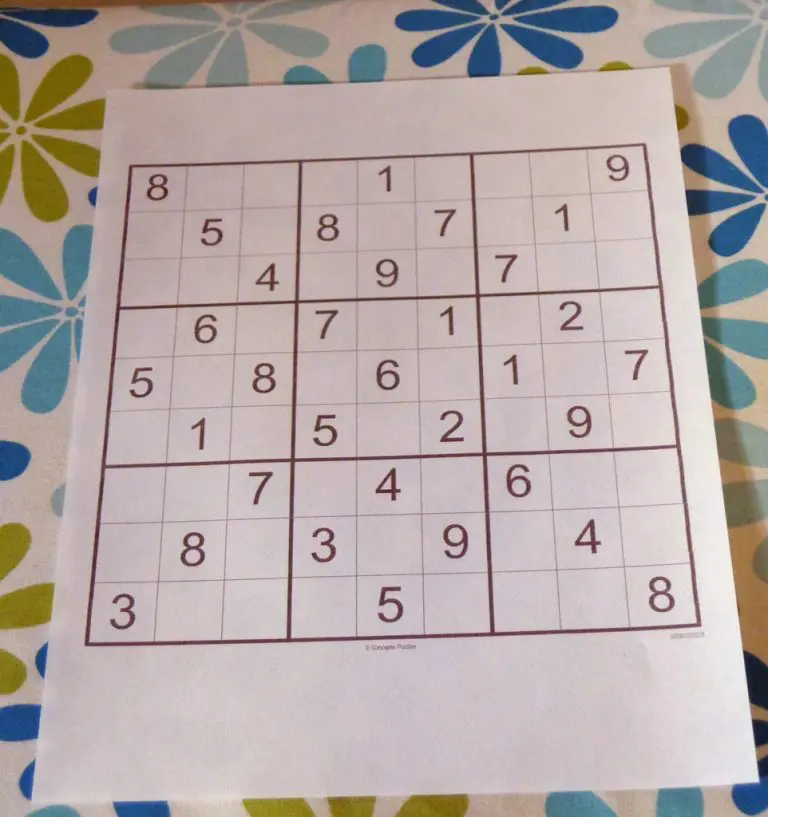
#> input picture test.png, 804 x 817 px
$ jupyter execute 'Sudoku Puzzle Extractor.ipynb'
#> lines starting #> are read from the running program, lines starting #| are printed output that depends on the picture; after the words box and inside, x2 and y2 are one past the last pixel; in counts of white or black regions, pixels touching at a corner belong together
# Sudoku Puzzle Extractor

The idea is to extract all the squares from a sudoku puzzle and then feed it into a CNN that recognize handwritten digit. All my previous attempts using pure deep learning failed miserably due to complicated output and lack of dataset. So, I turned to google and found that this task can be done more effortlessly using OpenCV.

My approach is based off [this comment](https://stackoverflow.com/questions/59182827/how-to-get-the-cells-of-a-sudoku-grid-with-opencv/59184973#59184973) from a StackOverflow post with my own modification for it to perform better.

**Steps**

1. Localize the sudoku puzzle
2. Remove all the digits
3. Repair the gridlines
4. Find all the squares

*This is my second time writing this notebook, funny thing happened, I accidentally deleted my notebook and it's irrevocable :). A great reminder that I should always use git even its for notebooks*

## Package

[cell 1]
import numpy as np
import cv2
import matplotlib.pyplot as plt

## Step 0: Get an image with sudoku puzzle

An ideal image should have the following characteristic:
- No overlapping of numbers and gridlines
- Clear

[cell 2]
im = cv2.imread('./test.png')
#> im is the input picture: shape (817, 804, 3); mean B, G, R 171.4, 173, 183.8

plt.imshow(im)

We will also prepare a binary version of the same image for extracting contours in the later steps. This can be done through [thersholding](https://docs.opencv.org/4.x/d7/d4d/tutorial_py_thresholding.html) or [canny edge detection](https://docs.opencv.org/3.4/da/d22/tutorial_py_canny.html).

Contours to be extracted is based off the color white. In our case, we need to make sure the digits and the gridlines are in white.

[cell 3]
# Convert to gray scale
imgray = cv2.cvtColor(im, cv2.COLOR_BGR2GRAY)
# Apply adaptive threshoding
thresh = cv2.adaptiveThreshold(imgray,255,cv2.ADAPTIVE_THRESH_GAUSSIAN_C, cv2.THRESH_BINARY_INV,57,5)
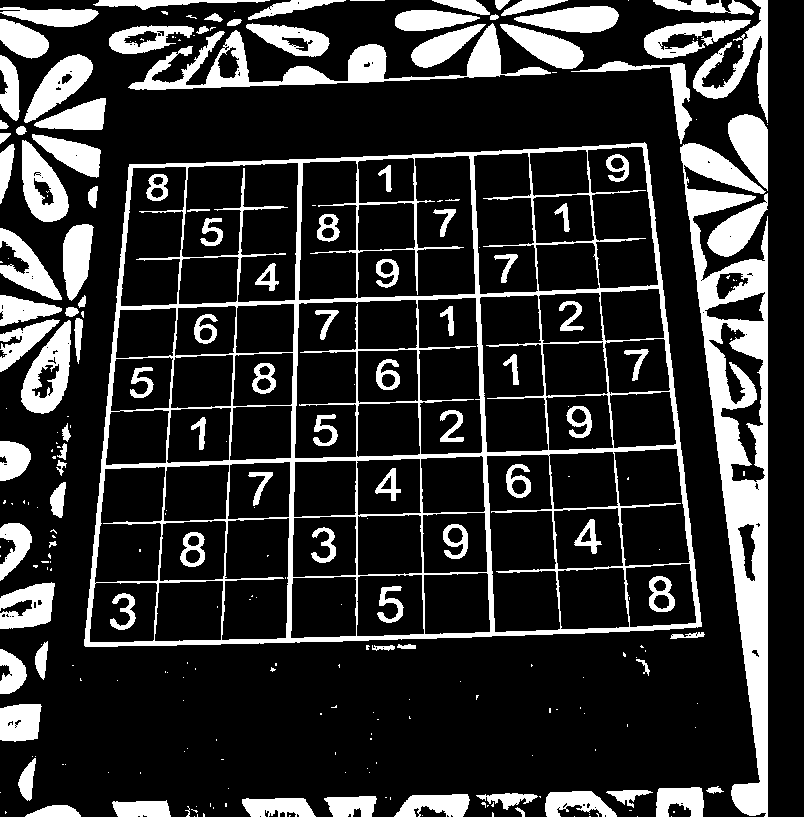
#> thresh: shape (817, 804); 19.4% white; 270 white regions (162 under 20 px)

# _, thresh = cv2.threshold(imgray, 128, 255, cv2.THRESH_BINARY_INV)

plt.imshow(thresh, cmap='gray')

## Step 1: Localize the sudoku puzzle

Notice that there are noises outside the sudoku puzzle, so to avoid picking up these noises, we can lozalize the puzzle for a better effect on the extraction of digits later.

We can localize the sudoku puzzle by finding the largest contour. The motivation for this comes from the fact that the sudoku puzzle in the target image has the largest area in most cases.

More about contours can be found [here](https://docs.opencv.org/3.4/d4/d73/tutorial_py_contours_begin.html).

[cell 4]
# Find all contours
cnts, _ = cv2.findContours(thresh, cv2.RETR_EXTERNAL, cv2.CHAIN_APPROX_SIMPLE)
#> cnts = 198 contours, 128 with area under 20; largest, box (x1, y1, x2, y2) and area: (84, 142, 702, 647) 274174, (680, 143, 768, 817) 25086, (128, 23, 551, 90) 6377, (21, 320, 71, 414) 2760, (22, 140, 69, 222) 2352
# Find the contour with the max area
cnt = max(cnts, key=cv2.contourArea)
#> cnt = contour of 317 points, box (x1, y1, x2, y2) (84, 142, 702, 647), area 274174

# Displaying the found contour
im_copy = np.copy(im)
cv2.drawContours(im_copy, [cnt], -1, (0, 255, 0), -1)
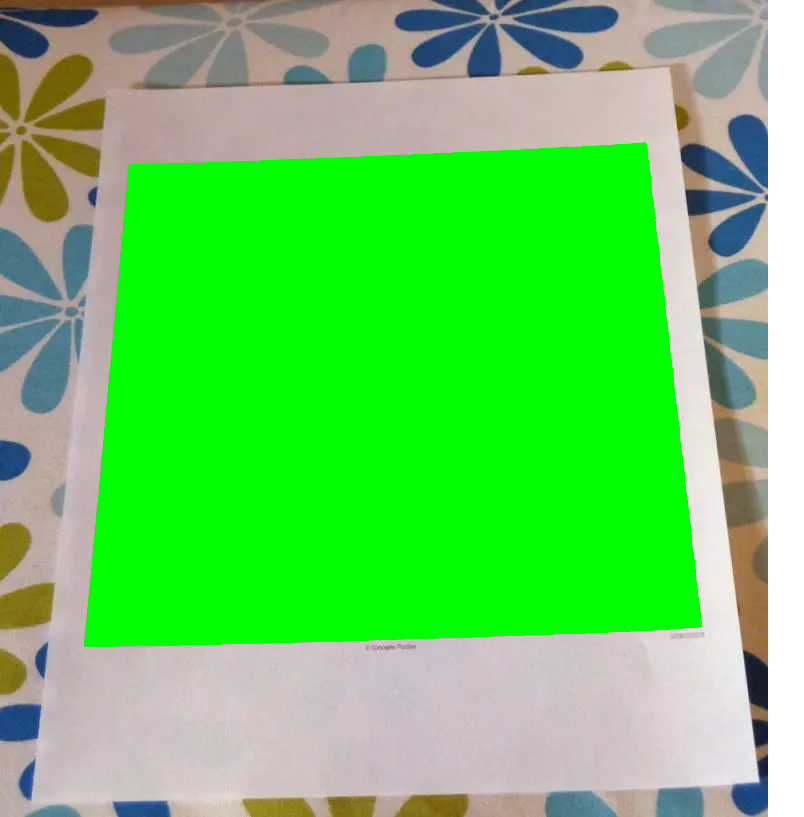
#> im_copy: shape (817, 804, 3); mean B, G, R 96.8, 205.8, 102.8
plt.imshow(im_copy)

The sudoku puzzle is localized, now we find the smallest rectangle (bounding rectangle) that contains the sudoku puzzle and then crop it.

The size of the cropped images are also standardized to 600x600.

[cell 5]
# Find bounding rectangle
x, y, w, h = cv2.boundingRect(cnt)
#> x = 84; y = 142; w = 618; h = 505

im = im[y:y+h, x:x+w, :]
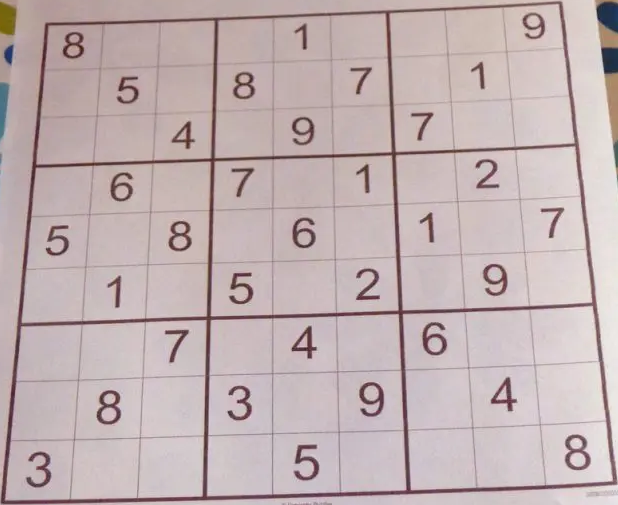
#> im: shape (505, 618, 3); mean B, G, R 178.2, 177.3, 193.5
im = cv2.resize(im, (600, 600), interpolation = cv2.INTER_AREA)
#> im: shape (600, 600, 3)
thresh = thresh[y:y+h, x:x+w]
#> thresh: shape (505, 618); 14.3% white; 71 white regions (27 under 20 px)
thresh = cv2.resize(thresh, (600, 600), interpolation = cv2.INTER_AREA)
#> thresh: shape (600, 600)

plt.imshow(thresh, cmap='gray')

Additionally, we will save a mask for the sudoku puzzle for one of the later stpes.

[cell 6]
# Find all contours
cnts, _ = cv2.findContours(thresh, cv2.RETR_EXTERNAL, cv2.CHAIN_APPROX_SIMPLE)
#> cnts = 11 contours, 3 with area under 20; largest, box (x1, y1, x2, y2) and area: (0, 0, 600, 600) 317570, (578, 0, 600, 216) 1835, (0, 2, 17, 43) 529, (0, 97, 10, 166) 367, (3, 52, 14, 79) 195, (568, 582, 600, 591) 171, (303, 596, 323, 600) 43, (279, 597, 302, 600) 28
# Find the contour with the max area
cnt = max(cnts, key=cv2.contourArea)
#> cnt = contour of 305 points, box (x1, y1, x2, y2) (0, 0, 600, 600), area 317570

# Create mask
mask = np.zeros_like(thresh, dtype=np.uint8)
cv2.drawContours(mask, [cnt], -1, (255, 255, 255), -1)
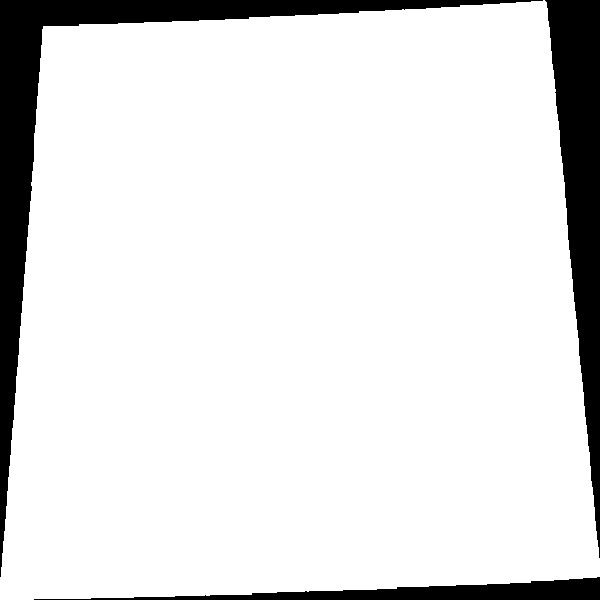
#> mask: shape (600, 600); 88.5% white; 3 black regions
plt.imshow(mask, cmap='gray')

## Step 2: Remove all the digits

The purpose of this step is to allow us to extract the squares in the sudoku puzzle more easily.

The digit are also found through contours. For all the contours we found, we mark all contours that has area < 1000 as the digits. And then, we "remove" it.

[cell 7]
# Find all contours
cnts, _ = cv2.findContours(thresh, cv2.RETR_TREE, cv2.CHAIN_APPROX_SIMPLE)
#> cnts = 145 contours, 20 with area under 20; largest, box (x1, y1, x2, y2) and area: (0, 0, 600, 600) 317570, (95, 24, 208, 191) 13840, (204, 190, 266, 376) 10380, (384, 181, 451, 369) 10212, (378, 13, 441, 181) 8650
# Filter to get the digit contours
cnts = [i for i in cnts if cv2.contourArea(i) < 1000]
#> cnts = 80 contours, 20 with area under 20; largest, box (x1, y1, x2, y2) and area: (548, 515, 574, 559) 878, (93, 463, 118, 505) 792, (348, 453, 373, 496) 722, (409, 382, 434, 423) 700, (467, 313, 494, 352) 686

# "Remove" the digit contours
cv2.drawContours(thresh, cnts, -1, (0, 0, 0), -1)
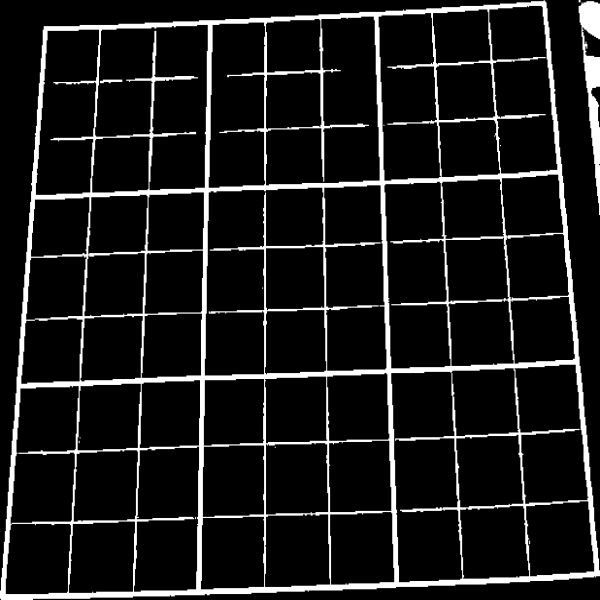
#> thresh: shape (600, 600); min 0, max 255, mean 26.6
plt.imshow(thresh, cmap='gray')

## Step 3: Repair the gridlines

Looking at the output from the previous step, it's clear that some of the gridlines are not connected properly and this will obviously be an issue for us when we want to extract the square. So, we need to repair it.

This is done through [morphological transformation](https://docs.opencv.org/4.x/d9/d61/tutorial_py_morphological_ops.html).

The number of iterations in both morphological transformation needs to be fine-tuned for some situations.

[cell 8]
vertical_kernel = cv2.getStructuringElement(cv2.MORPH_RECT, (1,5))
thresh = cv2.morphologyEx(thresh, cv2.MORPH_CLOSE, vertical_kernel, iterations=12)
horizontal_kernel = cv2.getStructuringElement(cv2.MORPH_RECT, (5,1))
thresh = cv2.morphologyEx(thresh, cv2.MORPH_CLOSE, horizontal_kernel, iterations=12)

plt.imshow(thresh, cmap='gray')

## Step 4: Find all the squares

Now that we have a somewhat looking good gridlines, we can extract the squares now. Since contour is found based off the color white, we will invert the binary image so that each square is in white and all squares get recognized as a contour.

But before that, notice that there are also some noises outside the sudoku grid on the side. Let's use the mask we created earlier to deal with this.

We will make everything outside the sudoku puzzle white so that when we invert the binary image only square is white.

[cell 9]
mask = 255 - mask
#> mask: shape (600, 600); 11.5% white; 3 white regions
thresh = cv2.bitwise_or(thresh,mask)
plt.imshow(thresh, cmap='gray')

Since contour is found based off the color white, we will invert the binary image so that each square is in white and all squares get recognized as a contour.

[cell 10]
thresh = 255 - thresh
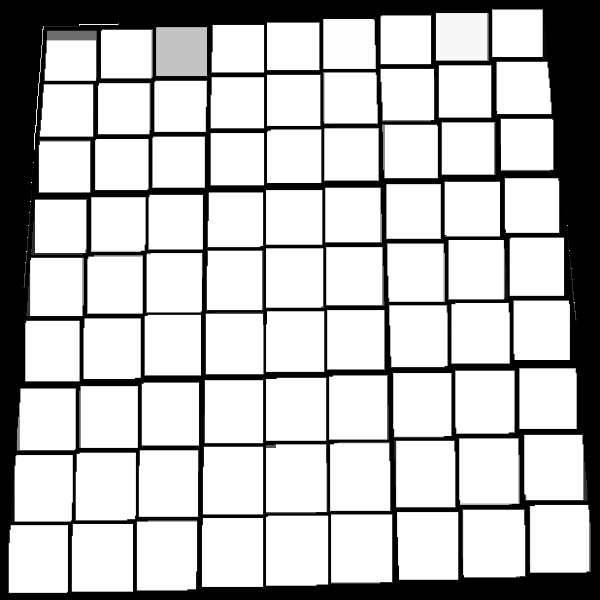
#> thresh: shape (600, 600); min 0, max 255, mean 186.9
plt.imshow(thresh, cmap='gray')

[cell 11]
cnts, _ = cv2.findContours(thresh, cv2.RETR_TREE, cv2.CHAIN_APPROX_SIMPLE)
#> cnts = 86 contours, 5 with area under 20; largest, box (x1, y1, x2, y2) and area: (266, 515, 329, 586) 4328, (462, 509, 526, 578) 4242, (136, 520, 198, 591) 4232, (201, 518, 264, 587) 4210, (71, 523, 134, 592) 4204
# To filter out the noises
cnts = [i for i in cnts if cv2.contourArea(i) > 100]
#> cnts = 81 contours; largest, box (x1, y1, x2, y2) and area: (266, 515, 329, 586) 4328, (462, 509, 526, 578) 4242, (136, 520, 198, 591) 4232, (201, 518, 264, 587) 4210, (71, 523, 134, 592) 4204
im_copy = np.copy(im)
cv2.drawContours(im_copy, cnts, -1, (0, 255, 0), -1)
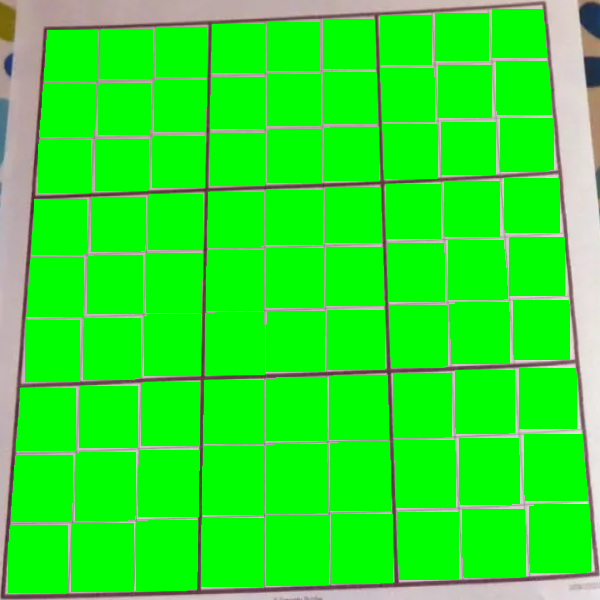
#> im_copy: shape (600, 600, 3); mean B, G, R 37.3, 232.4, 41.4
plt.imshow(im_copy)

Now we have located each squares. We need to know the location of each square, we will do that by using a sorting contour utility function.

We will first sort from top to bottom and then left to right.

[cell 12]
def sort_contours(cnts, method="left-to-right"):
	# initialize the reverse flag and sort index
#> called with method = 'top-to-bottom'
	reverse = False
	i = 0
	# handle if we need to sort in reverse
	if method == "right-to-left" or method == "bottom-to-top":
		reverse = True
	# handle if we are sorting against the y-coordinate rather than
	# the x-coordinate of the bounding box
	if method == "top-to-bottom" or method == "bottom-to-top":
		i = 1
	# construct the list of bounding boxes and sort them from top to
	# bottom
	boundingBoxes = [cv2.boundingRect(c) for c in cnts]
#> boundingBoxes = 81 items, first 6: (8, 525, 60, 68), (71, 523, 63, 69), (136, 520, 62, 71), (201, 518, 63, 69), (266, 515, 63, 71), (331, 514, 62, 70)
	(cnts, boundingBoxes) = zip(*sorted(zip(cnts, boundingBoxes),
		key=lambda b:b[1][i], reverse=reverse))
#> boundingBoxes = 81 items, first 6: (492, 9, 55, 49), (435, 13, 54, 48), (380, 15, 52, 50), (323, 19, 53, 50), (267, 22, 53, 49), (211, 24, 54, 49)
	# return the list of sorted contours and bounding boxes
	return (cnts, boundingBoxes)

cnts, _ = sort_contours(cnts, 'top-to-bottom')

sudoku = []
for i in range(9):
    row, _ = sort_contours(cnts[i*9: (i+1)*9])
    sudoku.append(row)
#> after the loop, sudoku = 9 items

fig, axes = plt.subplots(9, 1, figsize=(50, 50))

for i in range(9):
    im_copy = np.copy(im)
    cv2.drawContours(im_copy, sudoku[i], -1, (0, 255, 0), -1)
    axes[i].imshow(im_copy)
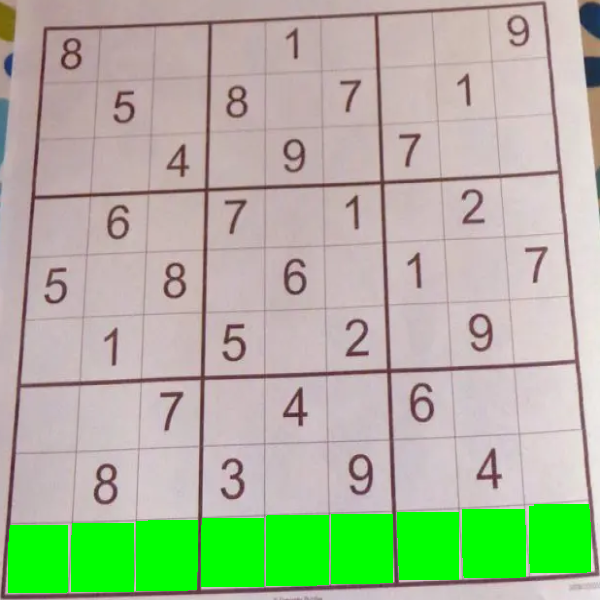
#> im_copy: shape (600, 600, 3); mean B, G, R 157.3, 184.2, 171.6
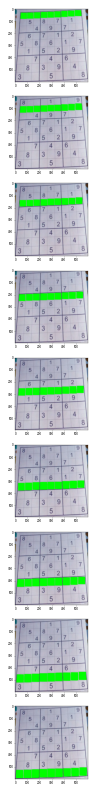
#> figure drawn by matplotlib, 9 panels; B, G, R data is drawn as R, G, B

[cell 13]
fig, axs = plt.subplots(9, 9, figsize=(50, 50))

for i in range(9):
    for j in range(9):
        x, y, w, h = cv2.boundingRect(sudoku[i][j])
        axs[i, j].imshow(im[y:y+h, x:x+w, :])
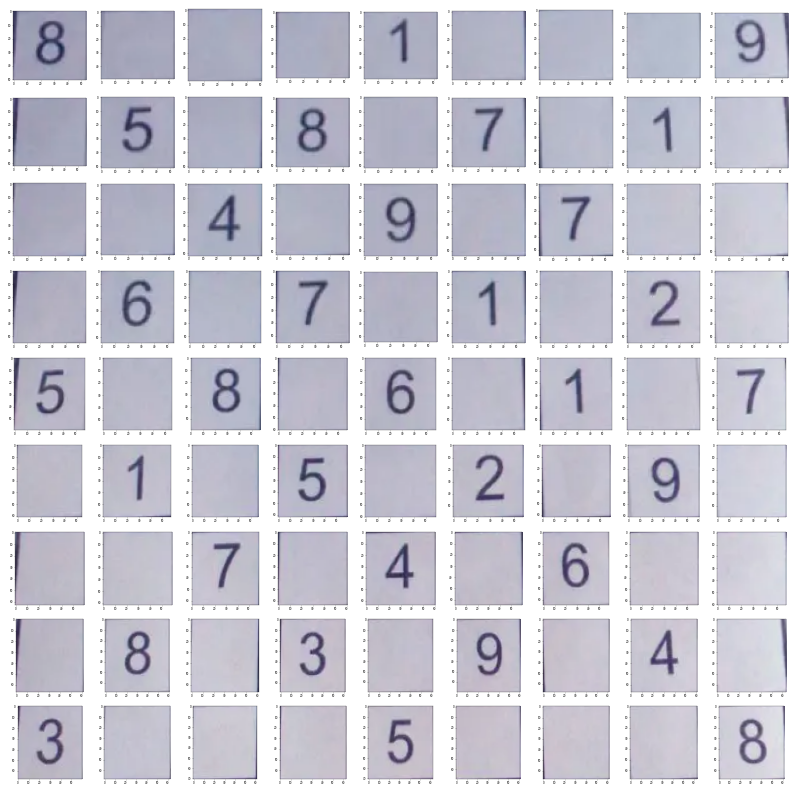
#> figure drawn by matplotlib, 81 panels
